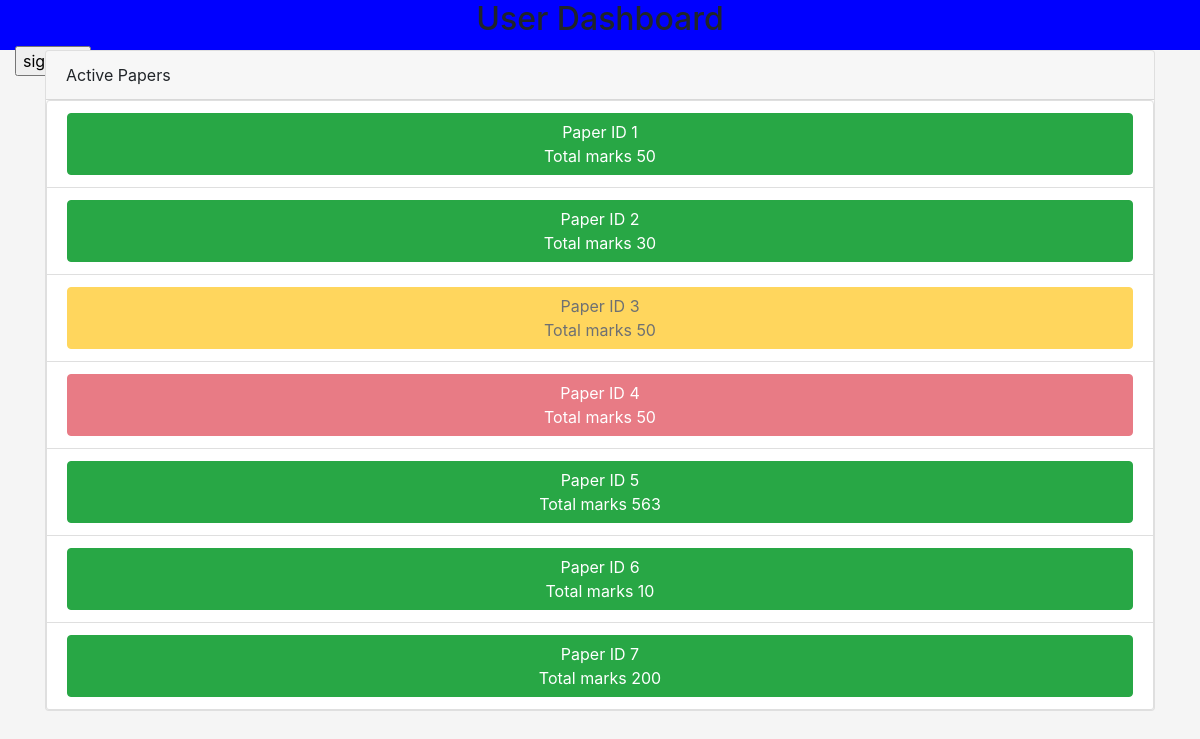
/user_home.php (signed in), run on the app's committed database.
### tables this page shows
CREATE TABLE `faculty_papers` (
  `paper_ID` int(11) NOT NULL COMMENT 'A unique ID assigned to the paper',
  `faculty_ID` int(11) NOT NULL COMMENT 'The faculty ID of the faculty creating the paper',
  `paper-due` datetime NOT NULL COMMENT 'time and date of when the paper is to be made available for students',
  `paper_duration` int(11) NOT NULL COMMENT 'duration in minutes',
  `total_marks` int(11) NOT NULL COMMENT 'total marks as set by the faculty',
  `question_data` longtext NOT NULL COMMENT 'The questions in json format',
  `status` int(11) NOT NULL DEFAULT 0 COMMENT '0-new 1-in progress 2-done'
);

### user_home.php (the view, shortened to what this page needs)
<?php
if(isset($_SESSION["user_type"])){
    if($_SESSION["user_type"] == 'student'){
include 'DB.php';
$query= $mysqli->prepare("SELECT * FROM `faculty_papers`");
$query->execute();
$all_papers = $query->get_result();
$all_papers = $all_papers->fetch_all();
?>
<!doctype html>
<html lang="en">
<head>
    <link rel="stylesheet" href="https://stackpath.bootstrapcdn.com/bootstrap/4.5.0/css/bootstrap.min.css">
    <link rel="stylesheet" href="styles/faculty_home.css">
</head>
<body>
<header class="container-fluid header-base">
    <h2 style="text-align: center">User Dashboard</h2>
    <form action="user_home.php" method="post">
    </form>
</header>
<div class="container">
    <div class="card">
        <div class="card-header">
            Active Papers
        </div>
        <ul class="list-group list-group flush">
        <?php
        foreach($all_papers as $paper){
            $ID = $paper[0];
            $marks = $paper[4];
            $status = intval($paper[6]);
            $txt = '<li class="list-group-item text-center"><a href="quiz.php?id=' . $ID . '">';
            if($status==0) {
                $txt= $txt .'<button type="button" class="btn btn-success btn-block"> ';
            } else if($status==1){
                $txt = $txt . '<button type="button" class="btn btn-warning btn-block disabled">';
            }else if($status==2){
                $txt = $txt . '<button type="button" class="btn btn-danger btn-block disabled">';
            }
            $txt= $txt . ' Paper ID ' . $ID . '<br>
                    Total marks ' . $marks . '
                    </button></a>';
            echo $txt;
        }
        ?>
        </ul>
    </div>
</div>
</body>
</html>
<?php
}
} else{
    echo 'Not Signed in';
    header("Location: student_login.php");
}

### styles/faculty_home.css (style rules this page uses)
body { background-color: #f5f5f5; }
a { color: black; text-decoration: none; }
a:link { text-decoration: none; }
.header-base { background-color: blue; height: 50px; }

### data on the page
faculty_papers: paper_ID "1", total_marks "50"
faculty_papers: paper_ID "2", total_marks "30"
faculty_papers: paper_ID "3", total_marks "50"
faculty_papers: paper_ID "4", total_marks "50"
faculty_papers: paper_ID "5", total_marks "563"
faculty_papers: paper_ID "6", total_marks "10"
faculty_papers: paper_ID "7", total_marks "200"
